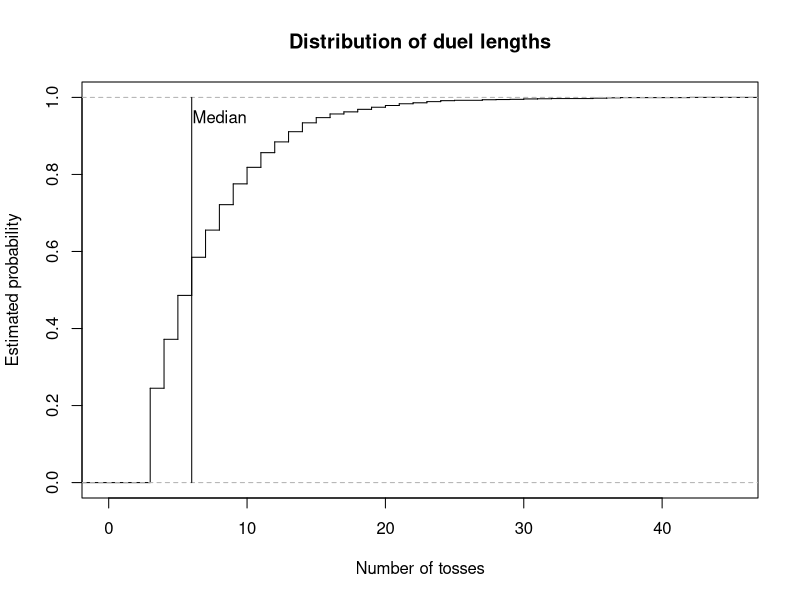
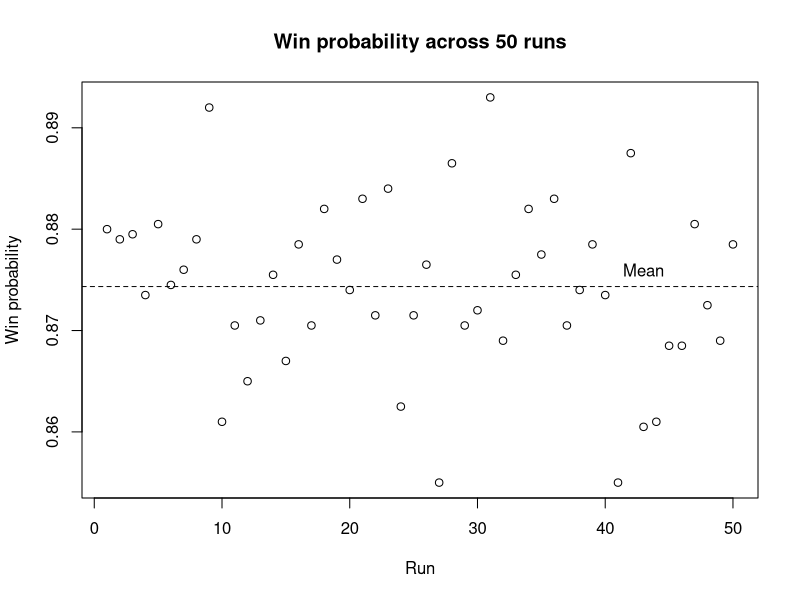

These figures' R source, in order:
# =============================================================================
# Coin-Toss Pattern Duel
#
# Authors:
# Pierrick de Boer: S3034691
# Fagan Ganbarli: S3015664
# Raneem Alluhaydan: S3044929


# Contributions:
# Pierrick de Boer ( 33%): Task 1-3
# Fagan Ganbarli ( 33%): Task 4-5
# Raneem Alluhaydan ( 33%): Task 6-7
#
# Overview:
# This script simulates duels between two binary patterns in a sequence
# of coin tosses. It identifies which pattern appears first and estimates
# the probability that player A wins through repeated simulations.
#
# Main functions:
# 1. firsthit(): Find the first occurrence of a pattern.
# 2. sim_duels(): Simulate multiple duels.
# 3. duel(): Simulate one duel.
# 4. pwin(): Estimate the probability that a pattern wins.
# 5. ewait(): Calculate the expected waiting time of a pattern.
# 6. pmat(): Calculate win probabilities between patterns.
# 7. find_cycle(): Find a non-transitive cycle of patterns.
# =============================================================================

# Task 1: Find the first occurrence of a pattern in a toss stream.

# Idea:
# Compare the pattern with every window of k consecutive tosses at
# once and return the position where the first matching window ends.

# Input:
# x = A toss stream, either a vector or a matrix with one
#     stream per row.
# a = A pattern of length k.

# Output:
# The toss at which the pattern is first completed in each row,
# or NA if the pattern does not appear.

# Method:
# Convert a vector into a one-row matrix.
# Build a logical matrix of all possible starting positions and
# compare each element of the pattern with the matching shifted
# columns of x.
# Take the first matching start in each row and add k - 1 to
# obtain the ending position.

firsthit <- function(x, a) {
  
  # Treat a single stream as a matrix with one row.
  if (!is.matrix(x)) {
    x <- matrix(x, nrow = 1)
  }
  
  L <- ncol(x)
  k <- length(a)
  
  # A pattern longer than the sequence cannot occur.
  if (k > L) {
    return(rep(NA, nrow(x)))
  }
  
  # Check every possible starting position.
  hit <- matrix(TRUE, nrow = nrow(x), ncol = L - k + 1)
  
  for (j in seq_along(a)) {
    hit <- hit & x[, j:(L - k + j), drop = FALSE] == a[j]
  }
  
  # Find the first matching position in each row.
  start <- max.col(hit, ties.method = "first")
  start[rowSums(hit) == 0] <- NA
  
  # Convert starting positions into ending positions.
  return(start + k - 1)
}


# Task 2: Simulate duels between two patterns.

# Idea:
# Toss a shared coin stream for many duels at once and stop each
# duel as soon as one of the two patterns appears.

# Input:
# a = Binary pattern of player A.
# b = Binary pattern of player B, distinct from a and of equal length.
# p = The probability of a head
# nreps = The number of independent duels to simulate.

# Output:
# A list containing the winner of each duel (1 for A, 0 for B)
# and the number of tosses each duel took.

# Method:
# Check that the patterns have equal length and are distinct.
# Generate tosses in blocks, one row per duel, and find the first
# occurrence of each pattern with firsthit().
# Store the results of decided duels and continue only with the
# undecided ones. Keep the last k - 1 tosses of each undecided row
# so that patterns crossing block boundaries are detected.

sim_duels <- function(a, b, p = 0.5, nreps = 1) {
  
  k <- length(a)
  
  if (k != length(b)) {
    stop("this is not a fair game!")
  }
  
  if (all(a == b)) {
    stop("a and b are identical")
  }
  
  # Initialize the block length and simulation results.
  time <- 0
  B <- 3 * k
  
  active <- 1:nreps
  winner <- rep(NA, nreps)
  tosses <- rep(NA, nreps)
  
  while (length(active) > 0) {
    
    # Generate the initial block of tosses.
    if (time == 0) {
      W <- matrix(
        rbinom(nreps * B, size = 1, prob = p),
        nrow = nreps
      )
      
    } else {
      # Retain the last k - 1 tosses from each active sequence.
      keep <- W[
        ,
        B - (k - 1) + seq_len(k - 1),
        drop = FALSE
      ]
      
      # Generate new tosses for the unfinished duels.
      W_new <- matrix(
        rbinom(
          nrow(keep) * (B - k + 1),
          size = 1,
          prob = p
        ),
        nrow = nrow(keep)
      )
      
      # Append the new tosses to the retained sequence.
      W <- cbind(keep, W_new)
    }
    
    # Find the first occurrence of each player's pattern.
    time_a <- firsthit(W, a)
    time_b <- firsthit(W, b)
    
    # Identify the winner based on the earliest occurrence.
    a_wins <- !is.na(time_a) &
      (is.na(time_b) | time_a < time_b)
    
    b_wins <- !is.na(time_b) &
      (is.na(time_a) | time_b < time_a)
    
    # Store the results of completed duels.
    decided <- a_wins | b_wins
    
    hit_time <- pmin(time_a, time_b, na.rm = TRUE)
    
    winner[active[a_wins]] <- 1
    winner[active[b_wins]] <- 0
    
    tosses[active[decided]] <- time + hit_time[decided]
    
    # Remove completed duels from the active simulations.
    active <- active[!decided]
    W <- W[!decided, , drop = FALSE]
    
    # Advance the number of newly generated tosses.
    time <- time + B - (k - 1)
  }
  
  return(list(winner = winner, tosses = tosses))
}


# Task 2: Simulate a single duel.

# Idea:
# A single duel is a special case of sim_duels() with one repetition,
# so the simulation code is shared rather than repeated.

# Input:
# a = Binary pattern of player A.
# b = Binary pattern of player B.
# p = The probability of a head (0 < p < 1).

# Output:
# A vector c(winner, tosses), where winner is 1 if A wins and 0
# if B wins, and tosses is the number of tosses the duel took.

# Method:
# Call sim_duels() with nreps = 1 and combine both results
# into one vector.

duel <- function(a, b, p = 0.5) {
  
  # Simulate one duel.
  result <- sim_duels(a, b, p, nreps = 1)
  
  return(c(result[[1]], result[[2]]))
}


# Task 3: Estimate the probability that one pattern wins a duel.

# Idea:
# Estimate the win probability of player A as the proportion of
# simulated duels that A wins.

# Input:
# a = Binary pattern of player A.
# b = Binary pattern of player B.
# p = The probability of a head (0 < p < 1).
# nreps = The number of independent duels to simulate.

# Output:
# The estimated probability that pattern a appears before pattern b.

# Method:
# Simulate all duels at once with sim_duels().
# Since a win for A is stored as 1 and a loss as 0, the mean of
# the winner vector estimates the win probability.

pwin <- function(a, b, p = 0.5, nreps = 10000) {
  
  # Simulate the duels.
  result <- sim_duels(a, b, p, nreps)
  
  # Calculate the proportion of duels won by player A.
  p_a_wins <- sum(result[[1]]) / length(result[[1]])
  
  return(p_a_wins)
}


# Task 4: Calculating the exact expected waiting time for a pattern.

# Idea:
# The expected waiting time depends on the lengths for which
# the first and last j elements of a pattern match. Each matching
# overlap contributes the reciprocal of the probability of its prefix.

# Input:
# a = A non-empty binary vector representing the pattern.
# p = The probability of a head (0 < p < 1).

# Output:
# The exact expected waiting time until the pattern appears. 

# Method:
# Check that the inputs are valid.
# Examine every possible overlap length. If the first and last j
# elements match, calculate the prefix probability and add its
# reciprocal to the expected waiting time.

ewait <- function(a, p = 0.5) {
  
  # Check that the pattern is a non-empty binary vector.
  if (length(a) == 0 || any(a != 0 & a != 1) || anyNA(a)) {
    stop("The pattern must be a non-empty binary vector.")  
  }
  
  # Check that p is a valid probability between 0 and 1.
  if (!is.numeric(p) || length(p) != 1 || 
      p <= 0 || p >= 1 || is.na(p)) {
    stop("p must be a numeric value between 0 and 1.")  
  }
  
  k <- length(a)
  expected_wait <- 0
  
  # Examine every possible overlap length, including the full pattern.
  for (j in 1:k) {
    
    # An overlap exists when the first and last j elements match.
    if (all(a[1:j] == a[(k-j+1):k])) {
      
      # Count the number of heads in the prefix.
      n_head <- sum(a[1:j] == 1)
      
      # Calculate the probability of the prefix.
      r_probability <- (p ^ n_head) * ((1 - p) ^ (j - n_head))
      
      # Add the reciprocal probability for this overlap.
      expected_wait <- expected_wait + (1 / r_probability)
    }
  }
  return(expected_wait)
}


# Task 5: Calculate the matrix of pairwise win probabilities.

# Idea:
# Estimate how often each pattern beats every other pattern using 
# repeated simulations, and store the result probabilities in a matrix. 

# Input:
# k = The length of each binary pattern.
# p = The probability of a head (0 < p < 1).
# nreps = The number of simulated duels for each pair..

# Output:
# A 2^k by 2^k matrix of estimated win probabilities.
# The diagonal entries are NA, because a pattern cannot duel itself.

# Method:
# Generate all possible patterns of length k and arrange them in
# lexicographic order, with 0 before 1.
# Estimate the win probability for every distinct pattern using 
# the pwin() function and store the result in matrix M.

pmat <- function(k, p = 0.5, nreps = 10000) {
  
  # Generate all possible binary patterns of length k.
  pattern <- expand.grid(rep(list(0:1), k))
  
  # Arrange patterns in lexicographic order, with 0 before 1.
  pattern <- pattern[
    do.call(order, as.data.frame(pattern)), , drop = FALSE]
  
  # Convert the patterns to a matrix.
  pattern <- as.matrix(pattern)
  
  # Create a matrix to store the estimated win probabilities.
  M <- matrix(NA, nrow = 2^k, ncol = 2^k)
  
  # Calculate the number of patterns.
  n <- nrow(pattern)
  
  # Label the rows and columns using the binary patterns.
  rownames(M) <- apply(pattern, 1, paste, collapse = "")
  colnames(M) <- apply(pattern, 1, paste, collapse = "")
  
  # Estimate the probability that each pattern beats every other pattern.
  for (i in 1:n) {
    for (j in 1:n) {
      
      # Leave diagonal entries as NA, because a pattern cannot duel itself.
      if (i != j) {
        M[i, j] <- pwin(
          pattern[i, ],
          pattern[j, ],
          p = p,
          nreps = nreps
        )
      }
    }
  }
  return(M)
}




# Task 1: Test firsthit() on a stream that can be checked by hand.

# Idea:
# Confirm that firsthit() returns the correct ending position
# for patterns whose first occurrence is known in advance.

# Input:
# x = The toss stream H T T H T H H H T, coded as 1 0 0 1 0 1 1 1 0.
# Patterns 101 (HTH), 011 (THH) and 000 (TTT).

# Output:
# The position at which each pattern is first completed.

# Method:
# HTH first occupies positions 4-6, so the expected result is 6.
# THH first occupies positions 5-7, so the expected result is 7.
# TTT does not appear in the stream, so the expected result is NA.

x <- c(1, 0, 0, 1, 0, 1, 1, 1, 0)

firsthit(x, c(1, 0, 1))   # Expected: 6
firsthit(x, c(0, 1, 1))   # Expected: 7
firsthit(x, c(0, 0, 0))   # Expected: NA


# Task 5(a): Find the best reply and its win probability for each pattern.

# Idea:
# For each pattern, find the pattern that beats it with the 
# highest probability and display the results in a table.

# Input:
# M = The matrix of win probabilities created by pmat() function
# with k = 3 and a fair coin.

# Output:
# A data frame showing each pattern, its best reply, and the 
# probability that the best reply wins.

# Method:
# Replace the diagonal NA values with -inf so they cannot be 
# selected as the best reply.
# Find the maximum value in each column.
# Record the each pattern, its best reply, and the associated 
# win probability in a data frame.

# Create a matrix for k = 3 and a fair coin using pmat() function.
M <- pmat(k = 3, p = 0.50)
M_fair <- M 

# Replace the diagonal NA values with -inf.
M <- replace(M, is.na(M), -Inf)

# Find the index of the best reply for each pattern.
best_reply <- apply(M, 2, which.max)

# Create a vector to store the win probabilities.
win_probability <- numeric(ncol(M))

# Store the win probability of each best reply.
for (j in seq_len(ncol(M))) {
  win_probability[j] <- M[best_reply[j], j]
}

# Create a data frame of patterns, best replies, and win probabilities.
best_reply_table <- data.frame(
  Pattern = rownames(M),
  Best_reply = rownames(M)[best_reply],
  Probability = win_probability
)

print(best_reply_table)


# Task 5(b)(I): Find evenly matched pattern pairs.

# Idea:
# Find pairs with approximately equal chances (between 0.49 and 0.51) 
# of winning against each other.

# Input:
# M = The matrix of win probabilities created by pmat() function
# with k = 3 and a fair coin.

# Output:
# A data frame showing each evenly matched pair and the win 
# probabilities of both pattern

# Method:
# Examine each distinct pair only once.
# Keep pairs for which both win probabilities are between 0.49 and 0.51.

# Create an empty data frame to store the results.
evenly_matched_pairs <- data.frame(
  Pattern1 = character(),
  Pattern2 = character(),
  P1_Win_Probability = numeric(),
  P2_Win_Probability = numeric()
)

# Examine all pairs with for loop.
for (i in seq_len(nrow(M))) {
  for (j in seq_len(ncol(M))) {
    
    # Check each pair once and exclude the diagonal.
    if (j > i && 
        !is.na(M[i, j]) &&
        !is.na(M[j, i]) &&
        abs(M[i, j] - 0.5) <= 0.01 &&
        abs(M[j, i] - 0.5) <= 0.01) {
      
      # Store both patterns and their win probabilities.
      evenly_matched_pairs <- rbind(
        evenly_matched_pairs,
        data.frame(
          Pattern1 = rownames(M)[i],
          Pattern2 = colnames(M)[j],
          P1_Win_Probability = M[i, j],
          P2_Win_Probability = M[j, i]
        )
      )
    }
  }
}

# Reset row names and display the result
row.names(evenly_matched_pairs) <- NULL
print(evenly_matched_pairs)


# Task 5(b)(II): Find the shortest non-transitive cycle.

# Idea:
# Find the shortest cycle in which every pattern beats the next
# pattern with at least given win probability.

# Input:
# m = A matrix of pairwise win probabilities.
# min_probability = The minimum probability required for each win.

# Output:
# A data frame showing the patterns in each cycle, the direction 
# of each win, and win probabilities.

# Method:
# Search cycles in increasing order of length. Use recursive search
# to extend path without repeating patterns, and check whether the
# final pattern beats the starting pattern to complete a cycle.

find_cycle <- function(m, min_probability = 0.60) {
  
  k <- nrow(m)
  
  # Check cycle from the shortest possible length (3).
  for (i in 3:k) {
    
    cycles <- list()
    
    # Try each pattern as the starting point.
    for(start in seq_len(k)) {
      
      search <- function(path) {
        
        last <- path[length(path)]
        
        # Check whether the path can be closed into a cycle.
        if (length(path) == i) {
          
          if (!is.na(m[last, start]) &&
              m[last, start] >= min_probability) {
            
            cycles[[length(cycles) + 1]] <<- path
          }
          
          return(invisible(NULL))
        }
        
        # Only consider unused patterns to avoid duplicate cycles.
        sequence <- setdiff(seq_len(k), path)
        sequence <- sequence[sequence > start]
        
        for (next_item in sequence) {
          
          if (!is.na(m[last, next_item]) && 
              m[last, next_item] >= min_probability) {
            
            search(c(path, next_item))
          }
        }
      }
      search(start)
    }
    
    # Return the cycle when shortest length has been found.
    if (length(cycles) > 0) {
      
      result <- do.call(rbind, lapply(seq_along(cycles), function(x) {
        
        path <- cycles[[x]]
        next_path <- c(path[-1], path[1])
        
        data.frame(
          Cycle = x,
          From = rownames(m)[path],
          To = colnames(m)[next_path],
          Win = m[cbind(path, next_path)]
        )
      }))
      rownames(result) <- NULL
      return(result)
    }
  }
  
  # Return a message if no cycle exists.
  return("No cycle found.")
}

# Find the shortest cycle with minimum win probability = 0.60.
find_cycle(M, min_probability = 0.60)  

# Task 5(c): Compare expected waiting times with duel results.

# Idea:
# Find pairs with the same expected waiting time and identify.
# pairs with noticeably different duel probabilities.

# Input:
# M = The matrix of win probabilities created by pmat() function
#      with k = 3 and a fair coin.
# ewait() = The function that calculates the expected waiting time. 

# Output:
# A data frame that demonstrates pairs with the same expected 
# waiting time whose duel probability is below 0.4 or above 0.6.

# Method:
# Get the pattern labels from the row names of M.
# Convert labels into a binary matrix.
# Calculate the exact expected waiting time with ewait() function 
# Compare each pairs and keep whose expected waiting times are the same.
# Display pairs with win probability notably far from 0.5.

# Get the pattern labels from the row names of M.
M <- pmat(k = 3, p = 0.5)
M <- M_fair

pattern_label <- rownames(M)

# Convert labels into a binary matrix.
pattern_label <- t(sapply(pattern_label, function(x) {
  as.numeric(strsplit(x, "")[[1]])
})) 

# Define pattern names.
pattern_names <- apply(pattern_label, 1, paste, collapse = "")

# Calculate th exact expected waiting time.
expected_wait <- apply(pattern_label, 1, ewait)

# Create an empty data frame to store pairs.
comparison_table <- data.frame(
  Pattern1 = character(),
  Pattern2 = character(),
  Expected_Wait = numeric(),
  Win_Probability = numeric()
)

# Compare every distinct pairs.
for (i in seq_len(nrow(M))) {
  for (j in seq_len(ncol(M))) {
    
    # Check each pair ony one time
    # Keep pairs with the same expected waiting time.
    if (i < j &&
        expected_wait[i] == expected_wait[j]) {
      
      # Store the pair, their equal expected waiting time,
      # and the probability that Pattern1 beats Pattern2.
      comparison_table <- rbind(
        comparison_table, data.frame(
          Pattern1 = pattern_names[i],
          Pattern2 = pattern_names[j],
          Expected_Wait = expected_wait[i],
          Win_Probability = M[i, j]
        )
      )
    }
  }
}

# Display pairs whose win probabilities notable differ from 0.5 
# (win probability is below 0.4 or above 0.6.)

comparison_table <- comparison_table[
  abs(comparison_table$Win_Probability - 0.5) > 0.1, ]

row.names(comparison_table) <- NULL

print(comparison_table)

#Task 6: Plot duel lengths and variation in win probabilities.

# Idea:
# Describe the two things you are investigating:
# how long duels take and how estimates vary between runs.

# Input:
# Patterns 011 and 111, a fair coin, 2000 duels,
# and 50 repeated runs for the win-probability estimates.

# Output:
# Two graphs: a CDF of duel lengths and a plot of
# win-probability estimates across 50 runs.

# Method:
# Simulate duels, plot their lengths and mark the median.
# Repeat the win-probability estimation 50 times, plot
# the results and mark their mean.

# Choose the two patterns and simulate 2000 duels.
a <- c(0,1,1)
b <- c(1,1,1)
results <- sim_duels(a,b, p = 0.5, nreps = 2000)

# Save the duel lengths and plot their distribution as a staircase.

tosses <- results$tosses

plot(ecdf(tosses), 
     verticals = TRUE,
     do.points = FALSE,
     main = "Distribution of duel lengths",
     xlab = "Number of tosses", 
     ylab = "Estimated probability")

# Calculate the median duel length and mark it with a vertical line.
med <- median(tosses)
lines(c(med, med), c(0,1))
text(med + 2, 0.95, "Median")

# Estimate the win probability over 50 runs, using 2000 duels per run.
win_estimates <- numeric(50)

for (i in 1:50) { 
  win_estimates[i] <- pwin(
    a = c(0,1,1),
    b = c(1,1,1),
    p = 0.5,
    nreps = 2000
  )
}

#Calculate the mean of the 50 estimates.

mean(win_estimates)

# Plot the estimates and mark their mean with a dashed line.
plot(win_estimates,
     xlab = "Run",
     ylab = "Win probability",
     main = "Win probability across 50 runs")

abline(h = mean(win_estimates), lty = 2)
text(43, mean(win_estimates), "Mean", pos = 3)

# Task 7: Investigate the effect of coin bias.

# Idea:
# Check how changing the coin bias affects the best replies.

# Input:
# Patterns of length 3, with p = 0.25 and p = 0.7.

# Output:
# A best-reply table for each coin bias.

# Method:
# Calculate the win-probability matrix and find the best reply
# to each pattern. Repeat for both coin biases and compare the results.

# Create the win-probability matrix for p = 0.25.
M <- pmat(k = 3, p = 0.25, nreps = 2000)

# Exclude patterns from being their own best reply.
M <- replace(M, is.na(M), -Inf)

# Find each best reply and save its win probability.
best_reply <- apply(M, 2, which.max)

win_probability <- numeric(ncol(M))

for (j in seq_len(ncol(M))) {
  win_probability[j] <- M[best_reply[j], j]
}

# Create and print the best-reply table.
best_reply_table <- data.frame(
  Pattern = rownames(M),
  Best_reply = rownames(M)[best_reply],
  Probability = win_probability,
  row.names = NULL
)

print(best_reply_table)

# Repeat the best-reply analysis for p = 0.7.
M <- pmat(k = 3, p = 0.7, nreps = 2000)

# Exclude patterns from being their own best reply.
M <- replace(M, is.na(M), -Inf)

# Find each best reply and save its win probability.
best_reply <- apply(M, 2, which.max)
win_probability <- numeric(ncol(M))

for (j in seq_len(ncol(M))) {
  win_probability[j] <- M[best_reply[j], j]
}

# Create and print the best-reply table.
best_reply_table <- data.frame(
  Pattern = rownames(M),
  Best_reply = rownames(M)[best_reply],
  Probability = win_probability,
  row.names = NULL
)

print(best_reply_table)

# Overall analysis

# Graphs:
# The CDF shows the distribution of duel lengths, with the median
# marked. The second graph shows variation in win-probability
# estimates across 50 runs, with the mean marked.

# Best replies and cycles:
# The best replies change with coin bias. The cycle for p = 0.25 is
# 100 -> 000 -> 001 -> 010 -> 100, while for p = 0.7 it is
# 110 -> 101 -> 011 -> 111 -> 110.

# Waiting times:
# Patterns 001 and 100 both have an expected waiting time of
# 8 tosses, but their head-to-head win probability is not 0.5.

#  Conclusion:
# Expected waiting times alone cannot predict who wins a duel.
# Both patterns are checked using the same sequence of coin tosses,
# and their patterns can overlap in that sequence.
# This means their waiting times are linked, not independent.
# Therefore, comparing their expected waiting times alone can
# give a misleading idea of which pattern will win.
